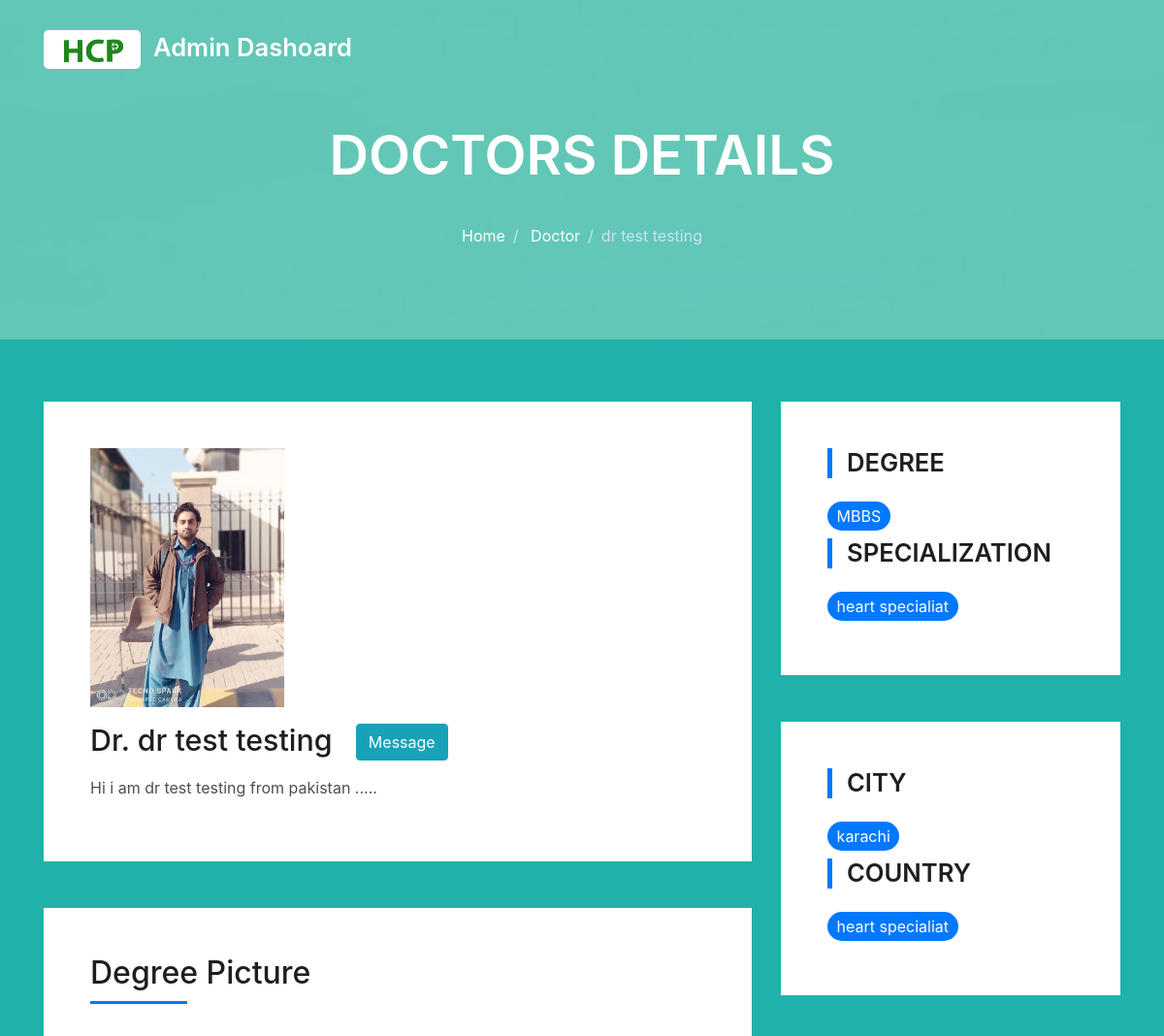
Before: /admin/view.php?id=3 (signed in, upper part) with the older database file.
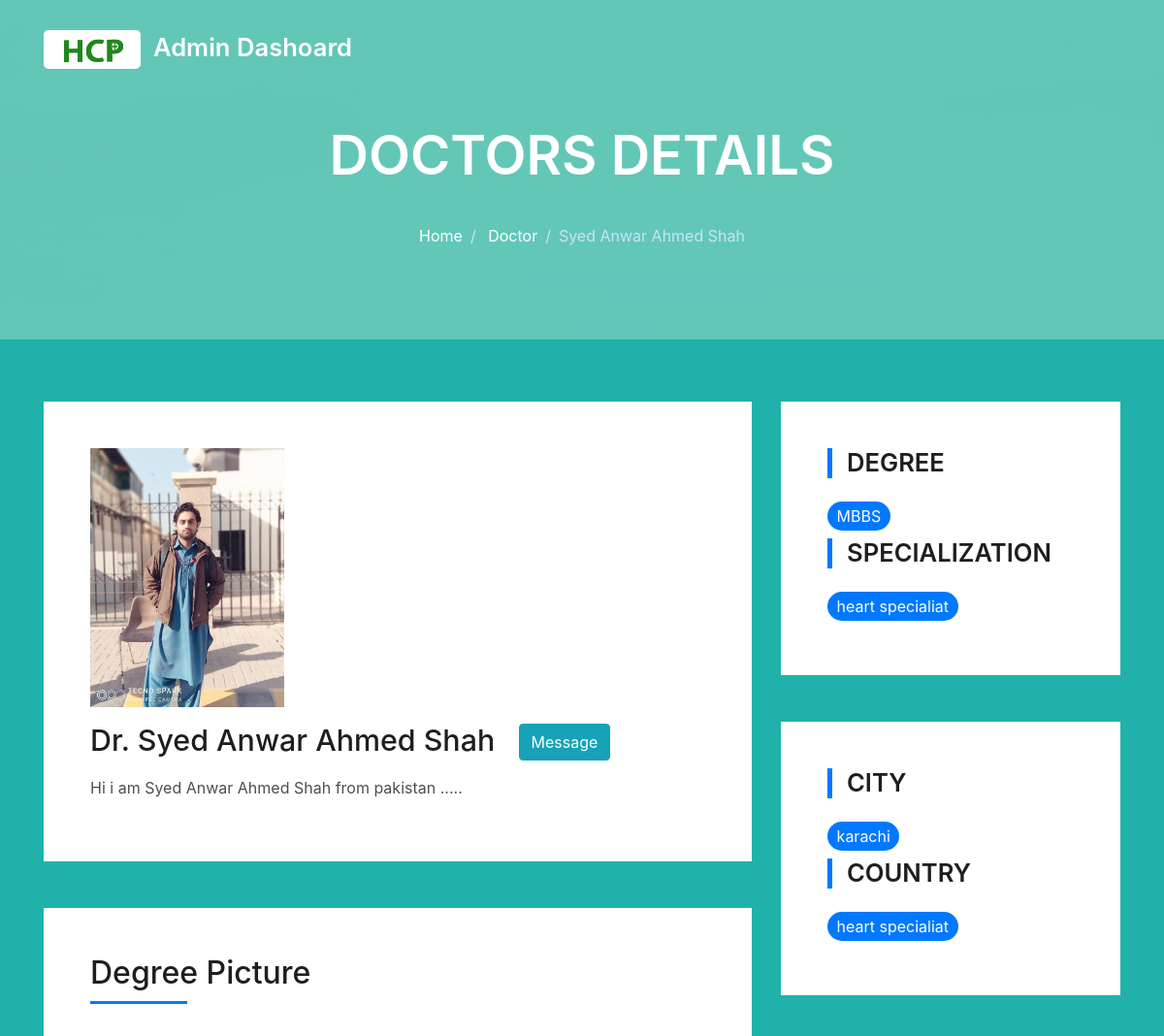
After: the same page with the newer database file.
### tables this page shows
CREATE TABLE `tbldoctors` (
  `id` int(10) NOT NULL,
  `name` varchar(255) NOT NULL,
  `faname` varchar(255) NOT NULL,
  `email` varchar(255) NOT NULL,
  `contact` varchar(255) NOT NULL,
  `address` varchar(255) NOT NULL,
  `regno` varchar(255) NOT NULL,
  `qualification` varchar(255) NOT NULL,
  `degimage` varchar(255) NOT NULL DEFAULT 'image.jpg',
  `certimage` varchar(255) NOT NULL DEFAULT 'image.jpg',
  `city` varchar(255) NOT NULL,
  `country` varchar(255) NOT NULL,
  `specialization` varchar(255) NOT NULL,
  `password` varchar(255) NOT NULL,
  `gender` varchar(10) NOT NULL,
  `status` int(10) NOT NULL DEFAULT 1
);

### admin/view.php (the view, shortened to what this page needs)
<?php
include('../db.php');
$q = mysqli_query($conn,"SELECT * FROM `tbldoctors` where `id`=$_GET[id]");
$row = mysqli_fetch_array($q);
?>
<!DOCTYPE html>
<html lang="en">
<head>
  <link href="../lib/bootstrap/css/bootstrap.min.css" rel="stylesheet">
  <link href="../lib/font-awesome/css/font-awesome.min.css" rel="stylesheet">
  <link href="../lib/animate/animate.min.css" rel="stylesheet">
  <link href="../lib/ionicons/css/ionicons.min.css" rel="stylesheet">
  <link href="../lib/owlcarousel/assets/owl.carousel.min.css" rel="stylesheet">
  <link href="../lib/lightbox/css/lightbox.min.css" rel="stylesheet">
  <link href="../css/style.css" rel="stylesheet">
</head>
<body>
  <nav class="navbar navbar-b navbar-trans navbar-expand-md fixed-top" id="mainNav">
      <div class="container">
        <a class="navbar-brand js-scroll" href="admindashboard.php"><img src="../img/final.png" style="height: 40px; width: 100px; border-radius: 5px;">&nbsp;&nbsp;Admin Dashoard</a>
      </div>
    </nav>
  <div class="intro intro-single route bg-image" style="background-image: url(../img/overlay-bg.jpg)">
    <div class="overlay-mf"></div>
    <div class="intro-content display-table">
      <div class="table-cell">
        <div class="container">
          <h2 class="intro-title mb-4">Doctors Details</h2>
          <ol class="breadcrumb d-flex justify-content-center">
            <li class="breadcrumb-item">
              <a href="#">Home</a>
            </li>
            <li class="breadcrumb-item">
              <a href="#">Doctor</a>
            </li>
            <li class="breadcrumb-item active"><?php echo "$row[name]";?></li>
          </ol>
        </div>
      </div>
    </div>
  </div>
  <section class="blog-wrapper sect-pt4" id="blog">
    <div class="container">
      <div class="row">
        <div class="col-md-8">
          <div class="post-box">
            <div class="post-thumb">
              <img src="../upload/<?php echo $row['certimage']; ?>" class="img-fluid" alt="" width="200px;">
            </div>
            <div class="post-meta">
              <h1 class="article-title">Dr. <?php echo "$row[name]";?>&nbsp;&nbsp;&nbsp;<input type="submit" value="Message" class="btn btn-info"></h1>
            </div>
            <div class="article-content">
              <p>Hi i am <?php echo "$row[name]";?> from pakistan .....
              </p>
            </div>
          </div>
          <div class="box-comments">
            <div class="title-box-2">
              <h4 class="title-comments title-left">Degree Picture</h4>
            </div>
          </div>
        </div>
        <div class="col-md-4">
        <div class="widget-sidebar widget-tags">
            <h5 class="sidebar-title">Degree</h5>
            <div class="sidebar-content">
              <ul>
                <li>
                  <a href="#"><?php echo "$row[qualification]";?></a>
                </li>
              </ul>
            </div>
            <h5 class="sidebar-title">Specialization</h5>
            <div class="sidebar-content">
              <ul>
                <li>
                  <a href="#"><?php echo "$row[specialization]";?></a>
                </li>
              </ul>
            </div>
          </div>
          <div class="widget-sidebar widget-tags">
            <h5 class="sidebar-title">City</h5>
            <div class="sidebar-content">
              <ul>
                <li>
                  <a href="#"><?php echo "$row[city]";?></a>
                </li>
              </ul>
            </div>
            <h5 class="sidebar-title">Country</h5>
            <div class="sidebar-content">
              <ul>
                <li>
                  <a href="#"><?php echo "$row[specialization]";?></a>
                </li>
              </ul>
            </div>
        </div>
      </div>
    </div>
  </section>
</body>
</html>

Changed rows visible on the page:
changed tbldoctors "MBBS": name "dr test testing" → "Syed Anwar Ahmed Shah"
